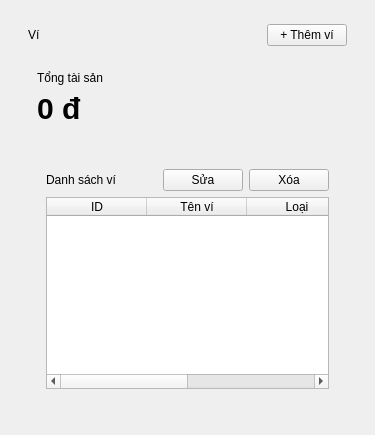
<?xml version="1.0" encoding="utf-8"?>
<ui version="4.0">
 <class>WalletPage</class>
 <widget class="QWidget" name="WalletPage">
  <layout class="QVBoxLayout" name="rootLayout">
   <property name="spacing">
    <number>16</number>
   </property>
   <property name="leftMargin">
    <number>28</number>
   </property>
   <property name="topMargin">
    <number>24</number>
   </property>
   <property name="rightMargin">
    <number>28</number>
   </property>
   <property name="bottomMargin">
    <number>28</number>
   </property>
   <item>
    <layout class="QHBoxLayout" name="headerLayout">
     <item>
      <widget class="QLabel" name="pageTitle">
       <property name="text">
        <string>Ví</string>
       </property>
      </widget>
     </item>
     <item>
      <spacer name="headerSpacer">
       <property name="orientation">
        <enum>Qt::Horizontal</enum>
       </property>
       <property name="sizeHint">
        <size>
         <width>40</width>
         <height>20</height>
        </size>
       </property>
      </spacer>
     </item>
     <item>
      <widget class="QPushButton" name="addButton">
       <property name="text">
        <string>+ Thêm ví</string>
       </property>
      </widget>
     </item>
    </layout>
   </item>
   <item>
    <widget class="QFrame" name="summaryCard">
     <layout class="QVBoxLayout" name="summaryLayout">
      <item>
       <widget class="QLabel" name="summaryCaption">
        <property name="text">
         <string>Tổng tài sản</string>
        </property>
       </widget>
      </item>
      <item>
       <widget class="QLabel" name="totalLabel">
        <property name="styleSheet">
         <string notr="true">font-size: 30px; font-weight: 800;</string>
        </property>
        <property name="text">
         <string>0 đ</string>
        </property>
       </widget>
      </item>
     </layout>
    </widget>
   </item>
   <item>
    <widget class="QFrame" name="listCard">
     <layout class="QVBoxLayout" name="listLayout">
      <property name="leftMargin">
       <number>18</number>
      </property>
      <property name="topMargin">
       <number>18</number>
      </property>
      <property name="rightMargin">
       <number>18</number>
      </property>
      <property name="bottomMargin">
       <number>18</number>
      </property>
      <item>
       <layout class="QHBoxLayout" name="actionsLayout">
        <item>
         <widget class="QLabel" name="sectionTitle">
          <property name="text">
           <string>Danh sách ví</string>
          </property>
         </widget>
        </item>
        <item>
         <spacer name="actionSpacer">
          <property name="orientation">
           <enum>Qt::Horizontal</enum>
          </property>
          <property name="sizeHint">
           <size>
            <width>40</width>
            <height>20</height>
           </size>
          </property>
         </spacer>
        </item>
        <item>
         <widget class="QPushButton" name="editButton">
          <property name="text">
           <string>Sửa</string>
          </property>
         </widget>
        </item>
        <item>
         <widget class="QPushButton" name="deleteButton">
          <property name="text">
           <string>Xóa</string>
          </property>
         </widget>
        </item>
       </layout>
      </item>
      <item>
       <widget class="QTableWidget" name="table">
        <property name="editTriggers">
         <set>QAbstractItemView::NoEditTriggers</set>
        </property>
        <property name="selectionBehavior">
         <enum>QAbstractItemView::SelectRows</enum>
        </property>
        <property name="selectionMode">
         <enum>QAbstractItemView::SingleSelection</enum>
        </property>
        <property name="columnCount">
         <number>4</number>
        </property>
        <attribute name="verticalHeaderVisible">
         <bool>false</bool>
        </attribute>
        <column>
         <property name="text">
          <string>ID</string>
         </property>
        </column>
        <column>
         <property name="text">
          <string>Tên ví</string>
         </property>
        </column>
        <column>
         <property name="text">
          <string>Loại</string>
         </property>
        </column>
        <column>
         <property name="text">
          <string>Số dư</string>
         </property>
        </column>
       </widget>
      </item>
     </layout>
    </widget>
   </item>
  </layout>
 </widget>
 <resources />
 <connections />
</ui>
